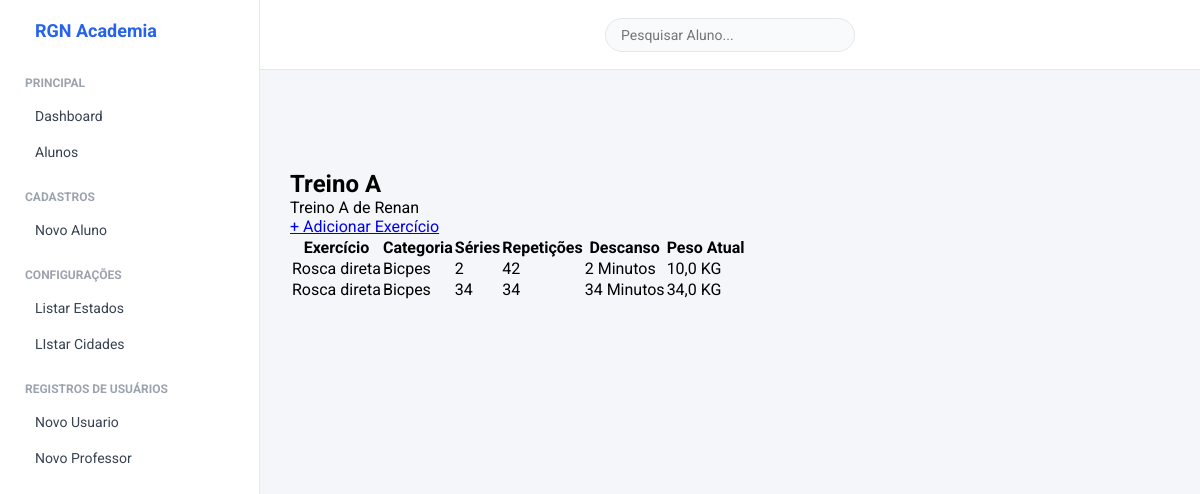
Page /treino/1/ on the committed database.
### exercicio/models.py (models this page shows, shortened)
class Treino(models.Model):
    aluno = models.ForeignKey(Aluno, on_delete=models.PROTECT, related_name="Treinos")
    nomeTreino = models.CharField(max_length=20, verbose_name="Nome do Treino")
    dataInicio = models.DateField(verbose_name="Data de Inicio")
    dataFim = models.DateField(verbose_name="Data de Encerramento")
    descricao = models.CharField(max_length=100, verbose_name="Descrição")
    cadastradoEm = models.DateTimeField(verbose_name="Cadastrado em")
    cadastradoPor = models.ForeignKey(Professor, on_delete=models.PROTECT)

class ExercicioTreino(models.Model):
    treino = models.ForeignKey(Treino, on_delete=models.PROTECT, related_name="exercicio_do_treino")
    exercicio = models.ForeignKey(Exercicio, on_delete=models.PROTECT)
    series = models.IntegerField(verbose_name="Séries")
    repeticoes = models.IntegerField(verbose_name="Repetições")
    descanso = models.IntegerField(verbose_name="Descanso")
    cadatradoEm = models.DateField(verbose_name="Cadastrado em")
    pesoAtual = models.FloatField(verbose_name="Peso Atual")

class Exercicio(models.Model):
    nome = models.CharField(max_length=100, verbose_name="Nome do Exercicio")
    categoria = models.ForeignKey(Categoria, on_delete=models.PROTECT)
    descricao = models.CharField(max_length=150, verbose_name="Descrição")

class Categoria(models.Model):
    nome = models.CharField(max_length=100, verbose_name="Categoria")

### exercicio/views.py (the view)
# urls.py: path('treino/<int:pk>/', TreinoDetail.as_view(), name='detalhe-treino'),
class TreinoDetail(DetailView):
    model = Treino
    template_name = 'detalhe_treino.html'
    context_object_name = 'treino'
    def get_context_data(self, **kwargs):
        context = super().get_context_data(**kwargs)
        context['exercicios_treino'] = ExercicioTreino.objects.filter(
            treino=self.object
        ).select_related('exercicio', 'exercicio__categoria')
        return context

### exercicio/templates/detalhe_treino.html
{% extends 'modelo.html' %}
{% load static %}
{% block content %}
<div class="list-container">
    <div class="list-header">
        <div>
            <h2>{{ treino.nomeTreino }}</h2>
            <p>{{ treino.descricao }}</p>
        </div>
        <a href="{% url 'cadastrar-exercicioTreino' treino.id %}" class="btn-novo">
            + Adicionar Exercício
        </a>
    </div>
    <div class="table-container">
        <table class="table-list">
            <thead>
                <tr>
                    <th>Exercício</th>
                    <th>Categoria</th>
                    <th>Séries</th>
                    <th>Repetições</th>
                    <th>Descanso</th>
                    <th>Peso Atual</th>
                </tr>
            </thead>
            <tbody>
                {% for item in exercicios_treino %}
                <tr>
                    <td>{{ item.exercicio.nome }}</td>
                    <td>{{ item.exercicio.categoria.nome }}</td>
                    <td>{{ item.series }}</td>
                    <td>{{ item.repeticoes }}</td>
                    <td>{{ item.descanso }} Minutos</td>
                    <td>{{ item.pesoAtual }} KG</td>
                </tr>
                {% empty %}
                <tr>
                    <td colspan="6" class="sem-registro">
                        Nenhum exercício adicionado neste treino.
                    </td>
                </tr>
                {% endfor %}
            </tbody>
        </table>
    </div>
</div>
{% endblock %}

### static/css/paginas/modelo.css (style rules this page uses)
* { margin: 0; padding: 0; box-sizing: border-box; font-family: "Roboto", sans-serif; }
body { background-color: #f4f6f9; min-height: 100vh; }

### rows in the picture
Treino: nomeTreino "Treino A", descricao "Treino A de Renan"
ExercicioTreino: exercicio.nome "Rosca direta", exercicio.categoria.nome "Bicpes", series "2", repeticoes "42", descanso "2", pesoAtual "10,0"
ExercicioTreino: exercicio.nome "Rosca direta", exercicio.categoria.nome "Bicpes", series "34", repeticoes "34", descanso "34", pesoAtual "34,0"
